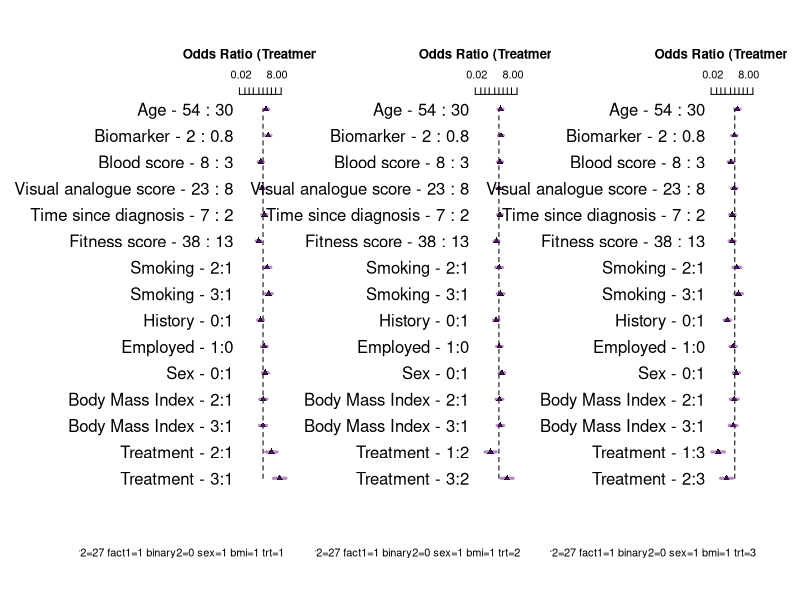
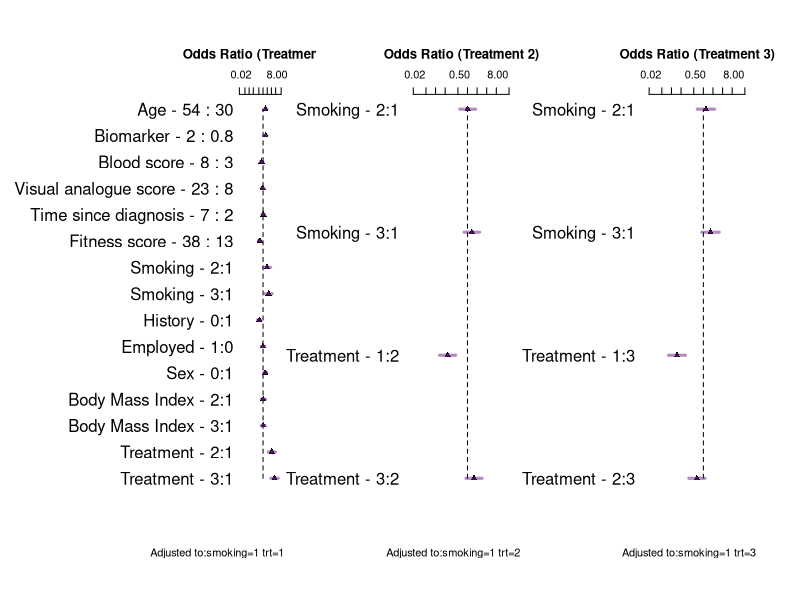
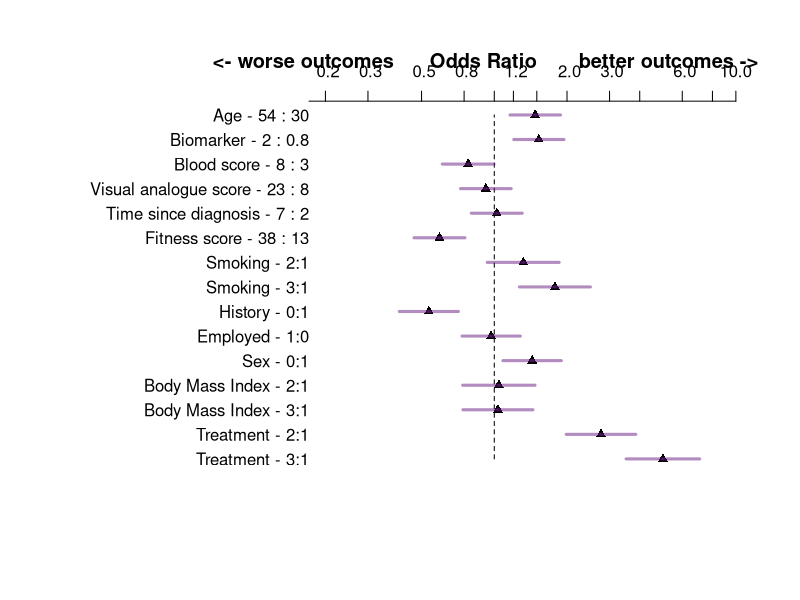

Here is the R script that generated these plots, in order:
#~~~~~~~~~~~~~~~~~~~~~~~~~~~~~~~~~~~~~~~~~~~~~~~~~~~~~~~~~~~~~~~~~~~~~~~~~~~~~~~~~~~~~~~
# R code stripped from R shiny 12April2020.
# Investigating differential trt effects (logistic regression)
#~~~~~~~~~~~~~~~~~~~~~~~~~~~~~~~~~~~~~~~~~~~~~~~~~~~~~~~~~~~~~~~~~~~~~~~~~~~~~~~~~~~~~~~
rm(list=ls())   
set.seed(3333)          # reproducible
 
library(reshape)
library(rms)
 
options(max.print=1000000)    

## convenience functions
p0 <- function(x) {formatC(x, format="f", digits=1)}
p1 <- function(x) {formatC(x, format="f", digits=1)}
p2 <- function(x) {formatC(x, format="f", digits=2)}
p3 <- function(x) {formatC(x, format="f", digits=3)}
p4 <- function(x) {formatC(x, format="f", digits=4)}
p5 <- function(x) {formatC(x, format="f", digits=5)}

logit <-     function(p) log(1/(1/p-1))
expit <-     function(x) 1/(1/exp(x) + 1)
inv_logit <- function(logit) exp(logit) / (1 + exp(logit))
is.even <-   function(x){ x %% 2 == 0 }                       # function to id. odd maybe useful
options(width=200)

 # select the design to simulate
 Design = "Treatment interacts with all variables" 
 Design = "Treatment interacts with smoking only" 
 Design = "No-interaction logit-additive model"
                                  
 # coefficients on log odds scale
 
                                  intercept <- -3
                                  n=1000
                                  v1 = 1
                                  v2 = 1/(65-18)
                                  v3 = 0.4
                                  v4 = 0
                                  v5 = 1/3
                                  v6 = -.5/10
                                  v7 = 0.25/30
                                  v8 = -.1/10
                                  v9 = -1/50
                                  v10 = log(2)
                                  v11 = -log(1)
                                  v12 = log(0.5)
                 
  #~~~~~~~~~~~~~~~~~~~~~~~~~~~~~~~~~~~~~~~~~~~~~~~~~~~~~~~~~~~~~~~~~~~~~~~~~~~~~~~~~
    # for Rshiny needed this separate so could control this
    randomi <- runif(n)    # this determine Y=1 later, 
  #~~~~~~~~~~~~~~~~~~~~~~~~~~~~~~~~~~~~~~~~~~~~~~~~~~~~~~~~~~~~~~~~~~~~~~~~~~~~~~~~~
 
    trt.coef       <-  v1     # log odds ratio so 1 -> 2.718, so 1 is LARGE
    age.coef       <-  v2     # log odds of 1 over the age range
    smoke.coef     <-  v3     # this is odds of 1.5
    bmi.coef       <-  v4     # this is an odds of 1..50:50
    covar3.coef    <-  v5     # log odds 1 over range of 3
    covar1.coef    <-  v6     # log odds -.05 per unit change
    vas.coef       <-  v7     # log odds .008 per unit change. log odds .25 over 30 units odds 1.27
    time.coef      <-  v8     # log odds -.01 per year, log odds -.1 over 10 years or odds .90
    covar2.coef    <-  v9     # log odds 0.02 per unit, log odds 1 over 50 units or odds 2.7
    fact1.coef     <-  v10    # log odds 0.693 per change in binary, or odds of 2   
    binary2.coef   <-  v11    # log odds 0 per change in binary, or odds of 1  
    sex.coef       <-  v12    # log odds -0.693 per change in binary, or odds of .5  
    
    # made up data structure 
    trt      <- sample(1:3,   n, replace=TRUE)      # trt 3 levels
    age      <- sample(18:65, n, replace=TRUE)      # continuous
    bmi      <- sample(1:3,   n, replace=TRUE)      # assume 3 equal groups
    smoking  <- sample(1:3,   n, replace=TRUE)      # categorical assume 3 equal groups
    covar3   <- round(runif(n,0,3),2)
    covar1   <- round(runif(n,0,10),2)
    vas      <- sample(1:30, n, replace=TRUE)
    time     <- round(runif(n,0,10),2)              # years
    covar2   <- sample(1:50, n, replace=TRUE)
    fact1    <- sample(0:1,  n, replace=TRUE)
    binary2  <- sample(0:1,  n, replace=TRUE)
    sex      <- sample(0:1,  n, replace=TRUE)
    
    #~~~~~~~~~~~~~~~~~~~~~~~~~~~~~~~~~~~~~~~~~~~~~~~~~~~~~~~~~~~~~~~~~~~~~~~~~~~~~~~~~~~~~~~~~~~~~~~~~~~~~~~~~~~~~~~~~~~~~~~~~~~~linear predictor
    if ( ( Design) == "Treatment interacts with all variables" )  {
      
      lp = intercept + trt*trt.coef*(smoking*smoke.coef   +   age*age.coef  + bmi*bmi.coef   + covar3*covar3.coef +
                                       covar1*covar1.coef +   vas*vas.coef  + time*time.coef + covar2*covar2.coef +
                                       fact1*fact1.coef   +
                                       binary2*binary2.coef + sex*sex.coef) 
      
    }   else if ( ( Design ) == "Treatment interacts with smoking only" ) {    
      
      # truth  only smoking interacts  with trt
      lp = intercept + (trt*trt.coef*smoking*smoke.coef)   +   age*age.coef   + bmi*bmi.coef + covar3*covar3.coef +
                                       covar1*covar1.coef  + vas*vas.coef   + time*time.coef + covar2*covar2.coef + fact1*fact1.coef +
                                       binary2*binary2.coef + sex*sex.coef
      
    }   else if ( ( Design) == "No-interaction logit-additive model" ) {  
      
      # truth no interactions
      lp = intercept + trt*trt.coef + smoking*smoke.coef + age*age.coef  + bmi*bmi.coef  + covar3*covar3.coef  +
                                      covar1*covar1.coef + vas*vas.coef  + time*time.coef + covar2*covar2.coef + fact1*fact1.coef +
                                      binary2*binary2.coef + sex*sex.coef
    }
    
    y <- ifelse(randomi < plogis(lp), 1, 0)   # one liner  randomi object is necessary for R shiny only
    
    datx <- data.frame(cbind(y,  trt ,smoking,  age, covar3, covar1, vas, time, covar2, fact1, binary2, sex, bmi))
 
    #~~~~~~~~~~~~~~~~~~~~~~~~~~~~~~~~~~~~~~~~~~~~~~~~~~~~~~~~~~~~~~~~~~~~~~~~~~~~~~~
    da <-  datx 
    
    da$trt <-     factor(da$trt)
    da$smoking <- factor(da$smoking)
    da$fact1 <-   factor(da$fact1)
    da$binary2 <- factor(da$binary2)
    da$sex <-     factor(da$sex)
    da$bmi <-     factor(da$bmi)
    
    label(da$age)                <- 'Age'                       # labels for forest plots
    label(da$trt)                <- 'Treatment'
    label(da$bmi)                <- 'Body Mass Index'
    label(da$smoking)            <- 'Smoking'
    label(da$covar3)             <- 'Biomarker'
    label(da$covar1)             <- 'Blood score'
    label(da$vas)                <- 'Visual analogue score'
    label(da$time)               <- 'Time since diagnosis'
    label(da$covar2)             <- 'Fitness score'
    label(da$fact1)              <- "History"
    label(da$binary2)            <- "Employed"
    label(da$sex)                <- 'Sex'
    
    dd <<- datadist(da)
    options(datadist="dd")
    
    # RUN REGRESSONS
    A<-lrm(y~   trt * (smoking  + age  + bmi + covar3 + covar1 + vas + time + covar2 + fact1 + binary2 +sex),da)  # all interact with trt
    B<-lrm(y~  (trt *  smoking) + age  + bmi + covar3 + covar1 + vas + time + covar2 + fact1 + binary2 +sex, da)  # smoking * trt only
    C<-lrm(y~   trt +  smoking  + age +  bmi + covar3 + covar1 + vas + time + covar2 + fact1 + binary2 +sex, da)  # main effect
    
    #~~~~~~~~~~~~~~~~~~~~~~~~~~~~~~~~~~~~~~~~~~~~~~~~~~~~~~~~~~~~~~~~~~~~~~~~~~~~~~~~~~~~~~~~~~~~~~~~~~~~~~~~~~~~~
    # rel explained variation
    #~~~~~~~~~~~~~~~~~~~~~~~~~~~~~~~~~~~~~~~~~~~~~~~~~~~~~~~~~~~~~~~~~~~~~~~~~~~~~~~~~~~~~~~~~~~~~~~~~~~~~~~~~~~~~
    
    L1 <-   var(predict(B, type='fitted')) / 
            var(predict(A, type='fitted')) 
    
    L2 <-   var(predict(C, type='fitted')) / 
            var(predict(A, type='fitted')) 
    
    L3 <-   var(predict(C, type='fitted')) / 
            var(predict(B, type='fitted')) 
    
    L1
    L2  
    L3 
    
  #~~~~~~~~~~~~~~~~~~~~~~~~~~~~~~~~~~~~~~~~~~~~~~~~~~~~~~~~~~~~~~~~~~~~~~~~~~~~~~~~~~~~~~~~~~~~~~~~~~~~~~~~~~~~~
  # LRTESTS
  #~~~~~~~~~~~~~~~~~~~~~~~~~~~~~~~~~~~~~~~~~~~~~~~~~~~~~~~~~~~~~~~~~~~~~~~~~~~~~~~~~~~~~~~~~~~~~~~~~~~~~~~~~~~~~
    
    k1 <- contrast(A, list(smoking=c(2), trt=c(1:3)), list(smoking=c(1), trt=c(1:3)) , fun=exp) 
    z1 <- print(k1, X=TRUE)   
    
    lrtest( A, B)
    
    lrtest( A, C)
    
    lrtest( B, C)
    
  #~~~~~~~~~~~~~~~~~~~~~~~~~~~~~~~~~~~~~~~~~~~~~~~~~~~~~~~~~~~~~~~~~~~~~~~~~~~~~~~~~~~~~~~~~~~~~~~~~~~~~~~~~~~~~
   # FULL INTERACTION MODEL SUMMARY
  #~~~~~~~~~~~~~~~~~~~~~~~~~~~~~~~~~~~~~~~~~~~~~~~~~~~~~~~~~~~~~~~~~~~~~~~~~~~~~~~~~~~~~~~~~~~~~~~~~~~~~~~~
  
    (A1 <- summary(A, smoking=1, age, covar3, covar1, vas, time, covar2, fact1, binary2, sex, bmi=1, trt=1, est.all=FALSE, vnames=c( "labels")))
    
    (A2 <- summary(A, smoking=1, age, covar3, covar1, vas, time, covar2, fact1, binary2, sex, bmi=1, trt=2, est.all=FALSE, vnames=c( "labels")))
    
    (A3 <- summary(A, smoking=1, age, covar3, covar1, vas, time, covar2, fact1, binary2, sex, bmi=1, trt=3, est.all=FALSE, vnames=c( "labels")))
    
  #~~~~~~~~~~~~~~~~~~~~~~~~~~~~~~~~~~~~~~~~~~~~~~~~~~~~~~~~~~~~~~~~~~~~~~~~~~~~~~~~~~~~~~~~~~~~~~~~~~~~~~~~
  # SMOKING TRT INTERACTION MODEL SUMMARY
  #~~~~~~~~~~~~~~~~~~~~~~~~~~~~~~~~~~~~~~~~~~~~~~~~~~~~~~~~~~~~~~~~~~~~~~~~~~~~~~~~~~~~~~~~~~~~~~~~~~~~~~~~

    (A1 <- summary(B, smoking=1, age, covar3, covar1, vas, time, covar2, fact1, binary2, sex, bmi=1, trt=1, est.all=FALSE, vnames=c( "labels")))
    
    (A2 <- summary(B, smoking=1,   trt=2, est.all=FALSE, vnames=c( "labels")))
    
    (A3 <- summary(B, smoking=1,   trt=3, est.all=FALSE, vnames=c( "labels")))
    
  #~~~~~~~~~~~~~~~~~~~~~~~~~~~~~~~~~~~~~~~~~~~~~~~~~~~~~~~~~~~~~~~~~~~~~~~~~~~~~~~~~~~~~~~~~~~~~~~~~~~~~~~~
  # MAIN EFFECTS MODEL SUMMARY
  #~~~~~~~~~~~~~~~~~~~~~~~~~~~~~~~~~~~~~~~~~~~~~~~~~~~~~~~~~~~~~~~~~~~~~~~~~~~~~~~~~~~~~~~~~~~~~~~~~~~~~~~~
 
    (A1 <- summary(C, smoking=1, age, covar3, covar1, vas, time, covar2, fact1, binary2, sex, bmi=1, trt=1, est.all=FALSE, vnames=c( "labels")))
    
  #~~~~~~~~~~~~~~~~~~~~~~~~~~~~~~~~~~~~~~~~~~~~~~~~~~~~~~~~~~~~~~~~~~~~~~~~~~~~~~~~~~~~~~~~~~~~~~~~~~~~~~~~
  # Plotting the summaries in forest plots
  #~~~~~~~~~~~~~~~~~~~~~~~~~~~~~~~~~~~~~~~~~~~~~~~~~~~~~~~~~~~~~~~~~~~~~~~~~~~~~~~~~~~~~~~~~~~~~~~~~~~~~~~~
  
    par(mfrow=c(1,3)) 
    
    par(oma=c(3,6,1,1)) 
    
    options(digits=1)
    
    plot(summary(A, smoking=1, age, covar3, covar1, vas, time, covar2, fact1, binary2, sex, bmi=1, trt=1, est.all=FALSE, vnames=c( "labels")), 
         log=TRUE, xlim=c(log(.01),log(40)),
         q=c(  0.95 ), at=c(.02,0.05,.1,.2,.5,1,2,4,8,20), lwd=3, pch=17,
         col=   rgb(red=.4,green=.1,blue=.5,alpha=c(.5,.3,.2)),
         col.points='black', cex=1, main= "Odds Ratio (Treatment 1)", cex.main=1.8
    )
    
    plot(summary(A, smoking=1, age, covar3, covar1, vas, time, covar2, fact1, binary2, sex, bmi=1, trt=2, est.all=FALSE, vnames=c( "labels")), 
         log=TRUE, xlim=c(log(.01),log(40)),
         q=c(  0.95 ), at=c(.02,0.05,.1,.2,.5,1,2,4,8,20), lwd=3, pch=17,
         col=   rgb(red=.4,green=.1,blue=.5,alpha=c(.5,.3,.2)),
         col.points='black', cex=1, main= "Odds Ratio (Treatment 2)", cex.main=1.8
    )
    
    plot(summary(A, smoking=1, age, covar3, covar1, vas, time, covar2, fact1, binary2, sex, bmi=1, trt=3, est.all=FALSE, vnames=c( "labels")), 
         log=TRUE, xlim=c(log(.01),log(40)),
         q=c(  0.95 ), at=c(.02,0.05,.1,.2,.5,1,2,4,8,20), lwd=3, pch=17,
         col=   rgb(red=.4,green=.1,blue=.5,alpha=c(.5,.3,.2)),
         col.points='black', cex=1, main= "Odds Ratio (Treatment 3)", cex.main=1.8
    )
    
    par(mfrow=c(1,1))
    
  #~~~~~~~~~~~~~~~~~~~~~~~~~~~~~~~~~~~~~~~~~~~~~~~~~~~~~~~~~~~~~~~~~~~~~~~~~~~~~~~~~~~~~~~~~~~~~~~~~~~~~~~~
    
    Ax <- B
    
    par(mfrow=c(1,3))
    
    par(oma=c(3,6,1,1))
    
    options(digits=1)
    
    plot(summary(Ax, smoking=1, age, covar3, covar1, vas, time, covar2, fact1, binary2, sex, bmi=1, trt=1, est.all=FALSE, vnames=c( "labels")),
         log=TRUE, xlim=c(log(.01),log(40)),
         q=c(  0.95 ), at=c(.02,0.05,.1,.2,.5,1,2,4,8,20), lwd=3, pch=17,
         col=   rgb(red=.4,green=.1,blue=.5,alpha=c(.5,.3,.2)),
         col.points='black', cex=1, main= "Odds Ratio (Treatment 1)", cex.main=1.8
    )
    
    plot(summary(Ax, smoking=1,   trt=2, est.all=FALSE, vnames=c( "labels")),
         log=TRUE, xlim=c(log(.01),log(40)),
         q=c(  0.95 ), at=c(.02,0.05,.1,.2,.5,1,2,4,8,20), lwd=3, pch=17,
         col=   rgb(red=.4,green=.1,blue=.5,alpha=c(.5,.3,.2)),
         col.points='black', cex=1, main= "Odds Ratio (Treatment 2)", cex.main=1.8
    )
    
    plot(summary(Ax, smoking=1,   trt=3, est.all=FALSE, vnames=c( "labels")),
         log=TRUE, xlim=c(log(.01),log(40)),
         q=c(  0.95 ), at=c(.02,0.05,.1,.2,.5,1,2,4,8,20), lwd=3, pch=17,
         col=   rgb(red=.4,green=.1,blue=.5,alpha=c(.5,.3,.2)),
         col.points='black', cex=1, main= "Odds Ratio (Treatment 3)", cex.main=1.8
    )
    
    par(mfrow=c(1,1))
    
  #~~~~~~~~~~~~~~~~~~~~~~~~~~~~~~~~~~~~~~~~~~~~~~~~~~~~~~~~~~~~~~~~~~~~~~~~~~~~~~~~~~~~~~~~~~~~~~~~~~~~~~~~
  
    Ax <- C
    
    par(oma=c(3,4,1,1))
    
    options(digits=1)
    
    
    plot(summary(Ax, smoking=1, age, covar3, covar1, vas, time, covar2, fact1, binary2, sex, bmi=1, trt=1, est.all=FALSE, vnames=c( "labels")),
         log=TRUE, xlim=c(log(.2),log(10)),
         q=c( 0.95 ), at=c( .1,.2,.3,.5,.75,1, 1.2,1.5, 2,3,4,6,8,10), lwd=3, pch=17,
         col=   rgb(red=.4,green=.1,blue=.5,alpha=c(.5,.3,.2)),
         col.points='black', cex=1,  main=" <- worse outcomes      Odds Ratio       better outcomes ->                ", cex.main=1.8 
    )
    

  #~~~~~~~~~~~~~~~~~~~~~~~~~~~~~~~~~~~~~~~~~~~~~~~~~~~~~~~~~~~~~~~~~~~~~~~~~~~~~~~~~~~~~~~~~~~~~~~~~~~~~~~~~~~~~
  # EXPLORE SUMMARY AND CONTRAST EQUIVALENCE
  #~~~~~~~~~~~~~~~~~~~~~~~~~~~~~~~~~~~~~~~~~~~~~~~~~~~~~~~~~~~~~~~~~~~~~~~~~~~~~~~~~~~~~~~~~~~~~~~~~~~~~~~~
  # focus on smoking effects
    
  (k1 <- contrast(A, list(smoking=c(2), trt=c(1:3)), list(smoking=c(1), trt=c(1:3)) , fun=exp) )
    
  (A1 <- summary(A, smoking=1,  trt=1, est.all=FALSE, vnames=c( "labels")))
  (A2 <- summary(A, smoking=1,  trt=2, est.all=FALSE, vnames=c( "labels"))) 
  (A3 <- summary(A, smoking=1,  trt=3, est.all=FALSE, vnames=c( "labels"))) 
  
  (A1 <- summary(A, smoking=1, age, covar3, covar1, vas, time, covar2, fact1, binary2, sex, bmi=1, trt=1, est.all=FALSE, vnames=c( "labels")))
  (A2 <- summary(A, smoking=1, age, covar3, covar1, vas, time, covar2, fact1, binary2, sex, bmi=1, trt=2, est.all=FALSE, vnames=c( "labels")))
  (A3 <- summary(A, smoking=1, age, covar3, covar1, vas, time, covar2, fact1, binary2, sex, bmi=1, trt=3, est.all=FALSE, vnames=c( "labels")))
    
 
 
